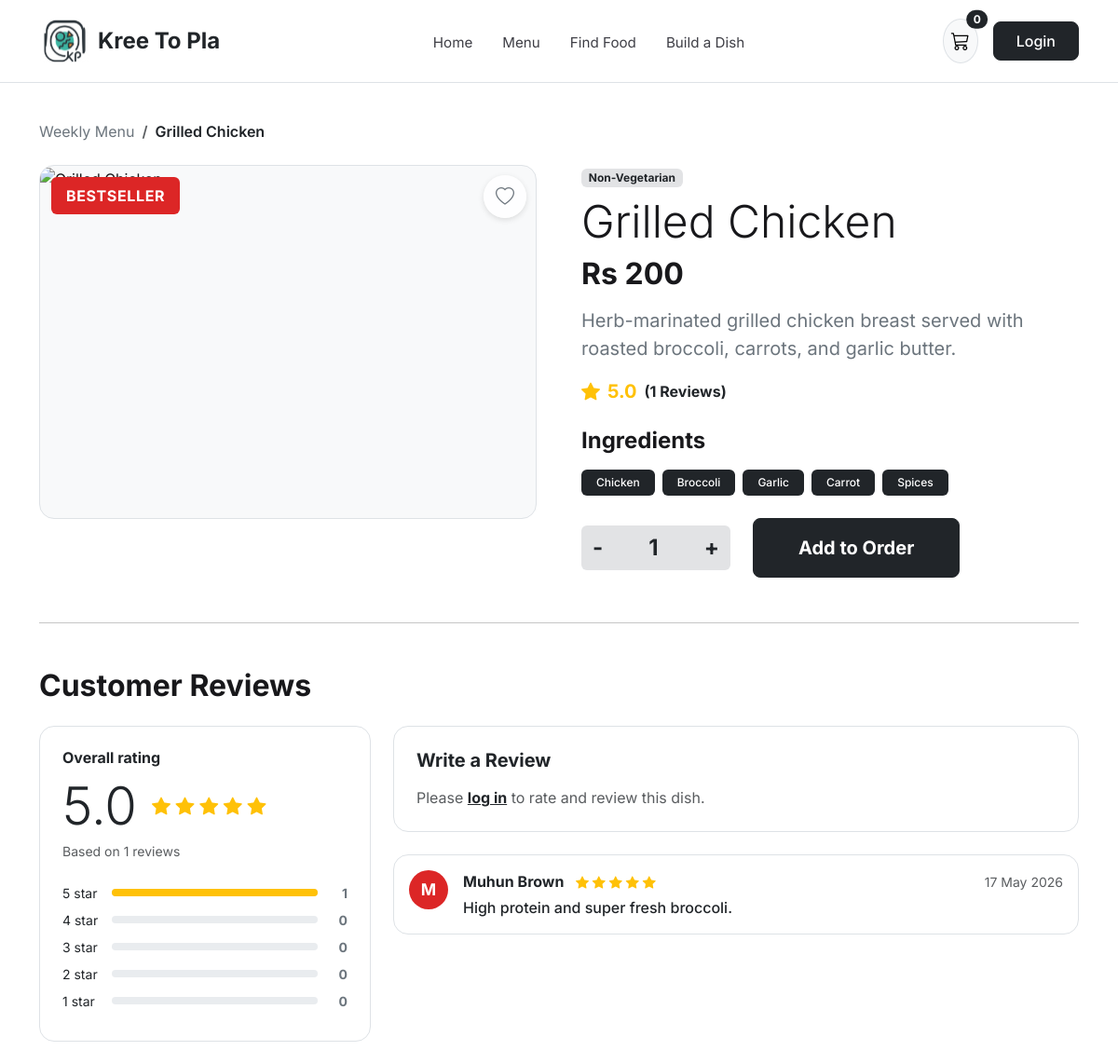
The app's page /dish.php?id=3 with its own data.
### tables this page shows
CREATE TABLE Dish (
  dish_id     INT UNSIGNED AUTO_INCREMENT PRIMARY KEY,
  dish_name   VARCHAR(150) NOT NULL,
  description TEXT NULL,
  type        ENUM('Vegetarian', 'Vegan', 'Non-Vegetarian') NOT NULL,
  base_price  DECIMAL(10,2) NOT NULL,
  bestseller  BOOLEAN NOT NULL DEFAULT FALSE,
  image_url   VARCHAR(255) NULL,
  is_active   BOOLEAN NOT NULL DEFAULT TRUE,
  CONSTRAINT ck_dish_price CHECK (base_price >= 0)
);

CREATE TABLE Ingredient (
  ingredient_id   INT UNSIGNED AUTO_INCREMENT PRIMARY KEY,
  ingredient_name VARCHAR(150) NOT NULL,
  category        ENUM('Base', 'Protein', 'Vegetable', 'Sauce', 'Other') NOT NULL DEFAULT 'Vegetable',
  price           DECIMAL(10,2) NOT NULL DEFAULT 25.00,
  allergy_info    TEXT NULL,
  is_available    BOOLEAN NOT NULL DEFAULT TRUE,
  CONSTRAINT ck_ingredient_price CHECK (price >= 0)
);

CREATE TABLE Review (
  review_id   INT UNSIGNED AUTO_INCREMENT PRIMARY KEY,
  review_date DATETIME NOT NULL DEFAULT CURRENT_TIMESTAMP,
  rating      INT NOT NULL CHECK (rating BETWEEN 1 AND 5),
  comment     TEXT NULL,
  user_id     INT UNSIGNED NOT NULL,
  dish_id     INT UNSIGNED NOT NULL,
  is_visible  BOOLEAN NOT NULL DEFAULT TRUE,
  CONSTRAINT fk_review_customer
    FOREIGN KEY (user_id) REFERENCES Customer (user_id)
    ON DELETE CASCADE,
  CONSTRAINT fk_review_dish
    FOREIGN KEY (dish_id) REFERENCES Dish (dish_id)
    ON DELETE CASCADE
);

CREATE TABLE `User` (
  user_id       INT UNSIGNED AUTO_INCREMENT PRIMARY KEY,
  name          VARCHAR(100) NOT NULL,
  email         VARCHAR(254) NOT NULL UNIQUE,
  phone         VARCHAR(25) NULL,
  password_hash VARCHAR(255) NOT NULL,
  created_at    DATETIME NOT NULL DEFAULT CURRENT_TIMESTAMP
);

### includes/security.php (called while the page is built, shortened)
<?php
function e(mixed $value): string
{
    return htmlspecialchars((string) ($value ?? ''), ENT_QUOTES | ENT_SUBSTITUTE, 'UTF-8');
}
function isLoggedIn(): bool
{
    return !empty($_SESSION['user_id']);
}

### dish.php (the view, shortened to what this page needs)
<?php
require_once __DIR__ . '/includes/security.php';
$dishId = filter_input(INPUT_GET, 'id', FILTER_VALIDATE_INT) ?: 1;
$stmt = $pdo->prepare('
    SELECT d.*, COALESCE(mi.price, d.base_price) AS display_price
    FROM Dish d
    LEFT JOIN Menu m ON m.is_published = TRUE
    LEFT JOIN Menu_item mi ON d.dish_id = mi.dish_id AND mi.menu_id = m.menu_id
    WHERE d.dish_id = :did AND d.is_active = TRUE
    ORDER BY m.week_start DESC
    LIMIT 1
');
$stmt->execute([':did' => $dishId]);
$dish = $stmt->fetch();
$ingStmt = $pdo->prepare('
    SELECT i.ingredient_name, i.allergy_info
    FROM Ingredient i
    INNER JOIN Dish_ingredient di ON i.ingredient_id = di.ingredient_id
    WHERE di.dish_id = :did
');
$ingStmt->execute([':did' => $dishId]);
$ingredients = $ingStmt->fetchAll();
$isFav = false;
$revStmt = $pdo->prepare('
    SELECT r.review_id, r.rating, r.comment, r.review_date, u.name AS reviewer_name
    FROM Review r
    INNER JOIN `User` u ON r.user_id = u.user_id
    WHERE r.dish_id = :did AND r.is_visible = TRUE
    ORDER BY r.review_date DESC
');
$revStmt->execute([':did' => $dishId]);
$reviews = $revStmt->fetchAll();
$totalReviews = count($reviews);
$starCounts   = [5 => 0, 4 => 0, 3 => 0, 2 => 0, 1 => 0];
$sumRatings   = 0;
foreach ($reviews as $rev) {
    $r = (int) $rev['rating'];
    if (isset($starCounts[$r])) {
        $starCounts[$r]++;
    }
    $sumRatings += $r;
}
$avgRating = $totalReviews > 0 ? round($sumRatings / $totalReviews, 1) : 0.0;
require_once __DIR__ . '/includes/header.php';
?>
<div class="container py-4">
    <nav aria-label="breadcrumb" class="mb-4">
        <ol class="breadcrumb small">
            <li class="breadcrumb-item"><a href="menu.php" class="text-secondary text-decoration-none">Weekly Menu</a></li>
            <li class="breadcrumb-item active text-dark fw-semibold" aria-current="page"><?= e($dish['dish_name']) ?></li>
        </ol>
    </nav>
    <div class="row g-5 align-items-start mb-5 kp-qty-scope">
        <div class="col-lg-6">
            <div class="position-relative rounded-4 overflow-hidden border bg-light" style="height: 380px;">
                <?php if ($dish['bestseller']): ?>
                    <span class="kp-bestseller-badge fs-6 px-3 py-2">BESTSELLER</span>
                <?php endif; ?>
                <form method="POST" action="process_action.php">
                    <button type="submit" class="kp-fav-btn" style="width:46px;height:46px;" title="<?= $isFav ? 'Remove from favourites' : 'Save to favourites' ?>" aria-label="Toggle favourite">
                        <i class="bi <?= $isFav ? 'bi-heart-fill text-danger' : 'bi-heart text-secondary' ?> fs-5"></i>
                    </button>
                </form>
            </div>
        </div>
        <div class="col-lg-6">
            <span class="badge bg-secondary-subtle text-dark mb-2"><?= e($dish['type']) ?></span>
            <h1 class="fw-extrabold display-5 mb-2"><?= e($dish['dish_name']) ?></h1>
            <h2 class="fw-bold mb-3">Rs <?= number_format((float) $dish['display_price'], 0) ?></h2>
            <p class="fs-5 text-secondary mb-3"><?= e($dish['description']) ?></p>
            <div class="d-flex align-items-center gap-2 mb-4">
                <i class="bi bi-star-fill text-warning fs-5"></i>
                <span class="fw-bold fs-5 text-warning"><?= number_format($avgRating, 1) ?></span>
                <a href="#reviews" class="text-dark fw-bold text-decoration-none">(<?= $totalReviews ?> Reviews)</a>
            </div>
            <h4 class="fw-bold mb-3">Ingredients</h4>
            <div class="d-flex flex-wrap gap-2 mb-4">
                <?php foreach ($ingredients as $ing): ?>
                    <span class="badge bg-dark text-white px-3 py-2 rounded-2 fw-medium">
                        <?= e($ing['ingredient_name']) ?>
                    </span>
                <?php endforeach; ?>
            </div>
            <form method="POST" action="process_action.php" class="d-flex flex-wrap align-items-center gap-4 mt-4">
                <div class="input-group kp-qty-box" style="width: 160px;">
                    <button type="button" class="btn btn-secondary bg-secondary-subtle text-dark border-0 fw-bold fs-4 js-qty-step" data-step="-1">-</button>
                    <input type="text" name="quantity" class="form-control text-center fw-bold fs-4 bg-secondary-subtle border-0 js-dish-qty" value="1" readonly>
                    <button type="button" class="btn btn-secondary bg-secondary-subtle text-dark border-0 fw-bold fs-4 js-qty-step" data-step="1">+</button>
                </div>
                <button type="submit" class="btn btn-dark btn-lg px-5 py-3 rounded-3 fw-bold">Add to Order</button>
            </form>
        </div>
    </div>
    <hr class="my-5" id="reviews">
    <h2 class="fw-bold mb-4">Customer Reviews</h2>
    <div class="row g-4">
        <div class="col-lg-4">
            <div class="card border rounded-4 p-4 h-100">
                <h6 class="fw-bold mb-2">Overall rating</h6>
                <div class="d-flex align-items-center gap-3 mb-1">
                    <span class="display-4 fw-extrabold"><?= number_format($avgRating, 1) ?></span>
                    <div class="text-warning fs-5">
                        <?php for ($i = 1; $i <= 5; $i++): ?>
                            <i class="bi <?= $i <= round($avgRating) ? 'bi-star-fill' : 'bi-star' ?>"></i>
                        <?php endfor; ?>
                    </div>
                </div>
                <p class="text-muted small mb-4">Based on <?= $totalReviews ?> reviews</p>
                <?php for ($star = 5; $star >= 1; $star--):
                    $cnt = $starCounts[$star];
                    $pct = $totalReviews > 0 ? round(($cnt / $totalReviews) * 100) : 0;
                ?>
                    <div class="d-flex align-items-center gap-2 mb-2 small">
                        <span style="width: 45px;"><?= $star ?> star</span>
                        <div class="progress flex-grow-1" style="height: 8px;">
                            <div class="progress-bar bg-warning" role="progressbar" style="width: <?= $pct ?>%"></div>
                        </div>
                        <span class="fw-bold text-secondary" style="width: 24px; text-align:right;"><?= $cnt ?></span>
                    </div>
                <?php endfor; ?>
            </div>
        </div>
        <div class="col-lg-8">
            <div class="card border rounded-4 p-4 mb-4">
                <h5 class="fw-bold mb-3">Write a Review</h5>
                <?php if (isLoggedIn()): ?>
                    <form method="POST" action="dish.php?id=<?= (int) $dish['dish_id'] ?>">
                        <?= csrfInput() ?>
                        <input type="hidden" name="form_action" value="submit_review">
                        <div class="mb-3">
                            <label class="form-label small text-muted d-block">Your rating</label>
                            <div class="d-flex gap-3">
                                <?php for ($s = 5; $s >= 1; $s--): ?>
                                    <div class="form-check form-check-inline">
                                        <input class="form-check-input" type="radio" name="rating" id="star<?= $s ?>" value="<?= $s ?>" <?= $s === 5 ? 'checked' : '' ?>>
                                        <label class="form-check-label fw-semibold" for="star<?= $s ?>">
                                            <?= $s ?> <i class="bi bi-star-fill text-warning"></i>
                                        </label>
                                    </div>
                                <?php endfor; ?>
                            </div>
                        </div>
                        <div class="mb-3">
                            <textarea name="comment" rows="3" class="form-control" placeholder="Share your experience with this dish..." required></textarea>
                        </div>
                        <button type="submit" class="btn btn-dark px-4 py-2 fw-semibold">Submit Review</button>
                    </form>
                <?php else: ?>
                    <p class="text-muted mb-0">Please <a href="auth.php" class="fw-bold text-dark">log in</a> to rate and review this dish.</p>
                <?php endif; ?>
            </div>
            <?php if (empty($reviews)): ?>
                <div class="text-muted">No reviews yet for this dish. Be the first to review!</div>
            <?php else: ?>
                <?php
                $avatarColors = ['#dc2626', '#2563eb', '#059669', '#7c3aed', '#d97706'];
                foreach ($reviews as $idx => $rev):
                    $initial = strtoupper(substr(trim($rev['reviewer_name']), 0, 1));
                    $bgColor = $avatarColors[$idx % count($avatarColors)];
                ?>
                    <div class="card border rounded-4 p-3 mb-3">
                        <div class="d-flex align-items-start gap-3">
                            <div class="kp-review-avatar" style="background-color: <?= $bgColor ?>;">
                                <?= e($initial) ?>
                            </div>
                            <div class="flex-grow-1">
                                <div class="d-flex justify-content-between align-items-center mb-1">
                                    <div>
                                        <strong class="me-2"><?= e($rev['reviewer_name']) ?></strong>
                                        <span class="text-warning small">
                                            <?php for ($i = 1; $i <= 5; $i++): ?>
                                                <i class="bi <?= $i <= (int) $rev['rating'] ? 'bi-star-fill' : 'bi-star' ?>"></i>
                                            <?php endfor; ?>
                                        </span>
                                    </div>
                                    <small class="text-muted"><?= e(date('d M Y', strtotime($rev['review_date']))) ?></small>
                                </div>
                                <p class="mb-0 fw-medium"><?= e($rev['comment']) ?></p>
                            </div>
                        </div>
                    </div>
                <?php endforeach; ?>
            <?php endif; ?>
        </div>
    </div>
</div>
<?php require_once __DIR__ . '/includes/footer.php'; ?>

### assets/css/style.css (style rules this page uses)
:root { --kp-black: #18181b; --kp-gray-bg: #d9d9d9; --kp-light-bg: #f4f4f5; --kp-accent-teal: #2dd4bf; --kp-accent-red: #dc2626; --kp-accent-amber: #d97706; --kp-purple: #6d5acd; }
body { font-family: 'Inter', -apple-system, BlinkMacSystemFont, sans-serif; color: var(--kp-black); background-color: #ffffff; }
.kp-fav-btn { position: absolute; top: 10px; right: 10px; width: 36px; height: 36px; border-radius: 50%; background: rgba(255, 255, 255, 0.92); border: none; display: inline-flex; align-items: center; justify-content: center; cursor: pointer; box-shadow: 0 2px 6px rgba(0,0,0,0.12); transition: transform 0.15s ease; }
.kp-bestseller-badge { position: absolute; top: 12px; left: 12px; background-color: var(--kp-accent-red); color: #fff; font-weight: 700; font-size: 0.75rem; padding: 4px 10px; border-radius: 6px; letter-spacing: 0.04em; }
.kp-review-avatar { width: 42px; height: 42px; border-radius: 50%; font-weight: 700; font-size: 1.1rem; color: #fff; display: inline-flex; align-items: center; justify-content: center; flex-shrink: 0; }

### records on screen
dish: dish_name "Grilled Chicken", type "Non-Vegetarian", description "Herb-marinated grilled chicken breast served with roasted broccoli, carrots, and garlic butter."
ingredient: ingredient_name "Chicken"
ingredient: ingredient_name "Broccoli"
ingredient: ingredient_name "Garlic"
ingredient: ingredient_name "Carrot"
ingredient: ingredient_name "Spices"
review: user.name "M", user.name "Muhun Brown", rating 5 (drawn), review_date "17 May 2026", comment "High protein and super fresh broccoli."

### other values on screen
$cartCount "0"
$dish['display_price'] "200"
$avgRating "5.0"
$totalReviews "1"
$cnt "1"
$cnt "0"
